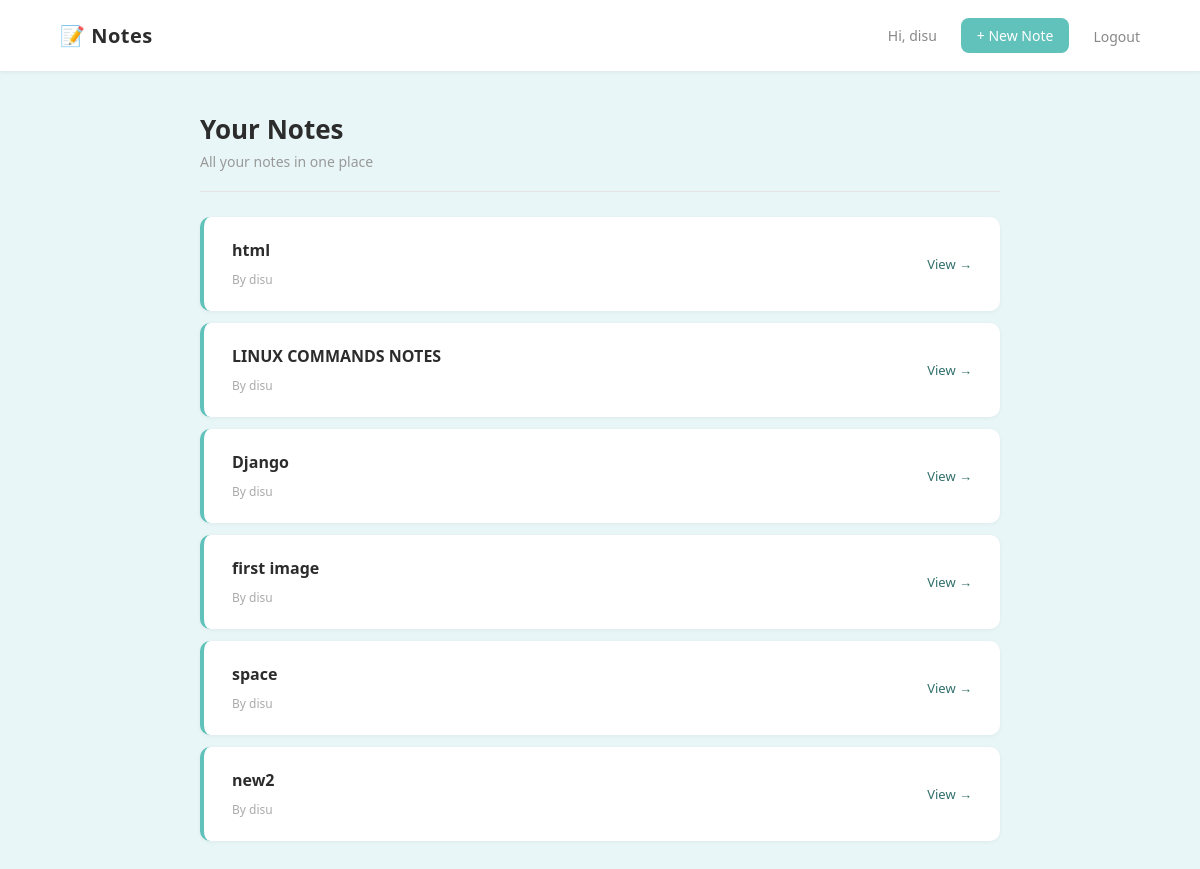
The app's page / (signed in), older data.
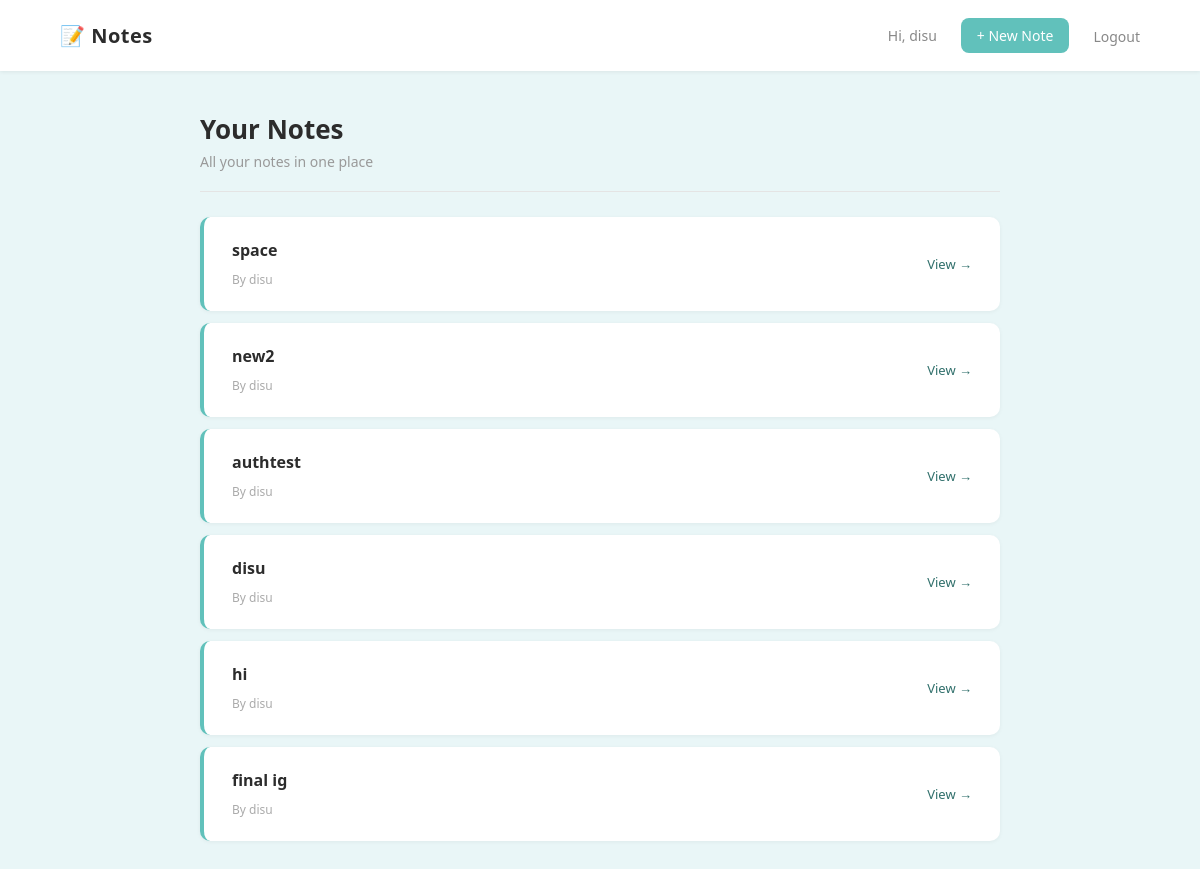
The same page, newer data.
### task/models.py (models this page shows, shortened)
class Task(models.Model):
    title = models.CharField(max_length=100)
    content = RichTextUploadingField()
    task_manager = models.ForeignKey(
    User,
    on_delete=models.CASCADE,
    null=True,
    blank=True
)

### task/views.py (the view)
# urls.py: path('',TaskListView.as_view(),name='task-home'),
class TaskListView(LoginRequiredMixin, ListView):
    model = Task
    template_name = 'task/home.html'
    context_object_name = 'tasks'
    def get_queryset(self):
        return Task.objects.filter(task_manager=self.request.user)

### task/templates/task/home.html (shortened to what this page needs)
<!DOCTYPE html>
<html>
<head>
</head>
<body style="background:#e9f6f7; font-family:Segoe UI, Arial, sans-serif; margin:0; min-height:100vh;">
    <div style="display:flex; justify-content:space-between; align-items:center; padding:18px 60px; background:white; box-shadow:0 1px 4px rgba(0,0,0,0.07); position:sticky; top:0; z-index:10;">
        <h2 style="margin:0; color:#2c2c2c; font-size:20px; letter-spacing:0.5px;">📝 Notes</h2>
        <div style="display:flex; gap:24px; align-items:center;">
            {% if user.is_authenticated %}
                <span style="color:#888; font-size:14px;">Hi, {{ user.username }}</span>
                <a href="/task/new/" style="text-decoration:none; color:#fff; background:#61c1bb; padding:8px 16px; border-radius:8px; font-size:14px; font-weight:500;">+ New Note</a>
                <form method="POST" action="/logout/" style="display:inline; margin:0; padding:0;">
                    <button type="submit" style="background:none; border:none; color:#888; font-size:14px; cursor:pointer; padding:0; font-family:Segoe UI, Arial, sans-serif;">Logout</button>
                </form>
            {% else %}
                <a href="/register/" style="text-decoration:none; color:#555; font-size:14px;">Register</a>
                <a href="/login/" style="text-decoration:none; color:#fff; background:#61c1bb; padding:8px 16px; border-radius:8px; font-size:14px;">Login</a>
            {% endif %}
        </div>
    </div>
    <div style="max-width:800px; margin:40px auto 20px; padding:0 20px;">
        <h1 style="margin:0 0 5px; color:#2c2c2c; font-size:26px;">Your Notes</h1>
        <p style="color:#999; margin:0; font-size:14px;">All your notes in one place</p>
    </div>
    <div style="max-width:800px; margin:0 auto 25px; padding:0 20px;">
        <hr style="border:none; border-top:1px solid #e4e4e4;">
    </div>
    <div style="max-width:800px; margin:auto; padding:0 20px 60px;">
        {% for task in tasks %}
        <div style="background:white; padding:22px 28px; margin-bottom:12px; border-radius:10px; box-shadow:0 1px 4px rgba(0,0,0,0.05); border-left:4px solid #61c1bb; display:flex; justify-content:space-between; align-items:center;">
            <div>
                <a href="/task/{{ task.id }}/" style="text-decoration:none;">
                    <h3 style="margin:0 0 6px; color:#2c2c2c; font-size:16px;">{{ task.title }}</h3>
                </a>
                <span style="font-size:12px; color:#aaa;">By {{ task.task_manager }}</span>
            </div>
            <a href="/task/{{ task.id }}/" style="text-decoration:none; color:#31706c; font-size:13px;">View →</a>
        </div>
        {% endfor %}
    </div>
</body>
</html>

Row changes from the older to the newer data that the page shows:
removed Task: title "html", task_manager "disu"
removed Task: title "LINUX COMMANDS NOTES", task_manager "disu"
removed Task: title "Django", task_manager "disu"
removed Task: title "first image", task_manager "disu"
added Task: title "authtest", task_manager "disu"
added Task: title "disu", task_manager "disu"
added Task: title "hi", task_manager "disu"
added Task: title "final ig", task_manager "disu"
